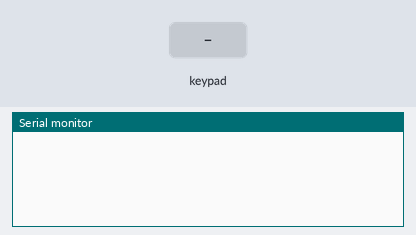
Recording of a sketch running on a simulated Arduino Leonardo, built with avr-gcc and run on an emulated ATmega32U4. Shown: the last lines printed to the serial monitor. Inputs (shaded band) come from the test bench. USB keyboard and mouse output is not drawn.

Above: at 1.2 s.
1.3 s: key 'D' pressed
At 1.8 s:
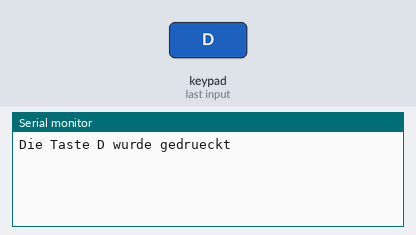
2.8 s: keypad keys 1 0 1 6 4 5 pressed 0.4 s apart
At 6.3 s:
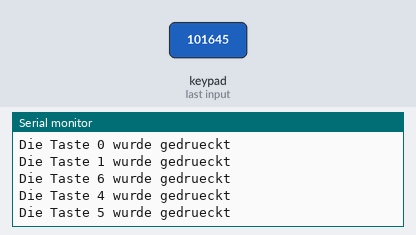
6.7 s: key 'C' pressed
At 7.3 s:
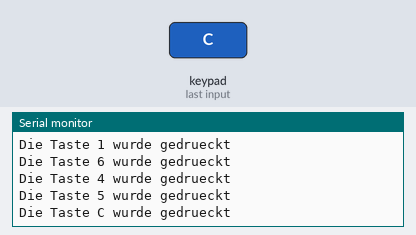
8.2 s: keypad keys 1 0 1 6 4 5 # pressed 0.4 s apart
At 11.5 s:
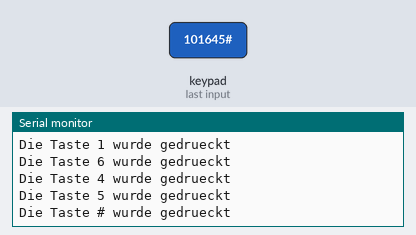
12.5 s: key 'B' pressed
At 13.2 s:
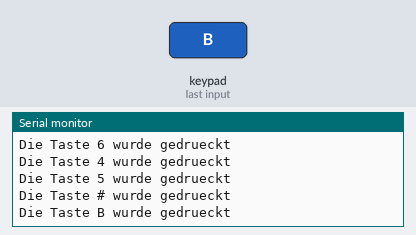
14.0 s: keypad keys 1 0 1 6 4 5 * pressed 0.4 s apart
At 17.4 s:
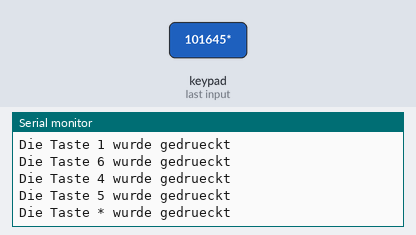
Timing chart, 0 to 18.9 s (numbered marks = the images above; inputs shaded):
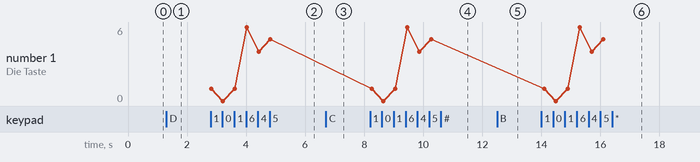

The sketch:

main.ino
```cpp
#include <Arduino.h>
#include <Keypad.h>
#include "HID-Project.h"

const byte COLS = 4; //4 Spalten
const byte ROWS = 4; //4 Zeilen

//Die Ziffern und Zeichen des Keypads werden eingegeben:
char hexaKeys[ROWS][COLS] = {
    {'D', 'C', 'B', 'A'},
    {'#', '9', '6', '3'},
    {'0', '8', '5', '2'},
    {'*', '7', '4', '1'}};

byte colPins[COLS] = {10, 16, 4, 5};                                            //Definition der Pins für die 4 Spalten
byte rowPins[ROWS] = {6, 7, 8, 9};                                              //Definition der Pins für die 4 Zeilen
char Taste;                                                                     //Taste ist die Variable für die jeweils gedrückte Taste.
Keypad Tastenfeld = Keypad(makeKeymap(hexaKeys), rowPins, colPins, ROWS, COLS); //Das Keypad kann absofort mit "Tastenfeld" angesprochen werden

void trigger()
{

  delay(10);             //Warten ob weitere Tasten gedrückt wurden
  Keyboard.releaseAll(); //Alle Tastenanschläge lösen/ausführen
  delay(100);            //Warten bis neuer Anschlag erfolgen kann
}

void setup()
{
  // Sends a clean report to the host. This is important on any Arduino type.
  BootKeyboard.begin();
  Serial.begin(9600);
}

void loop()
{

  Taste = Tastenfeld.getKey(); //Mit Unter der Variablen pressedKey entspricht der gedrückten Taste

  if (Taste)
  { //Wenn eine Taste gedrückt wurde

    Serial.print("Die Taste ");
    Serial.print(Taste);
    Serial.print(" wurde gedrueckt");
    Serial.println(); //Teile uns am Serial Monitor die gedrückte Taste mit

    switch (Taste)
    {

    case '1':
      break;

    case '2':
      break;

    case '3':
      break;

    case 'A':   //Ausschneiden
      Keyboard.press(KEY_LEFT_CTRL);
      Keyboard.press('x');
      Keyboard.releaseAll();
      break;

    case '4':
      break;

    case '5':   //Text eingeben
      Keyboard.println("TEXT");
      break;

    case '6':
      break;

    case 'B':
      break;

    case '7':
      break;

    case '8':
      break;

    case '9':
      break;

    case 'C':   //Kopieren
      Keyboard.press(KEY_LEFT_CTRL);
      Keyboard.press('c');
      Keyboard.releaseAll();
      break;

    case '*':
      break;

    case '0':
      break;

    case '#':

    case 'D':   //Einfügen
      Keyboard.press(KEY_LEFT_CTRL);
      Keyboard.press('v');
      Keyboard.releaseAll();
      break;

    }
  }

  delay(100);
}
```

Measured:
- after the input at 1.3 s, the serial monitor: prints a new line at once (image 1)
- after the input at 2.8 s, the serial monitor: prints a new line at once (image 2)
- after the input at 6.7 s, the serial monitor: prints a new line at once (image 3)
- after the input at 8.2 s, the serial monitor: prints a new line after 0.05 s (image 4)
- after the input at 12.5 s, the serial monitor: prints a new line after 0.09 s (image 5)
- after the input at 14.0 s, the serial monitor: prints a new line after 0.09 s (image 6)
